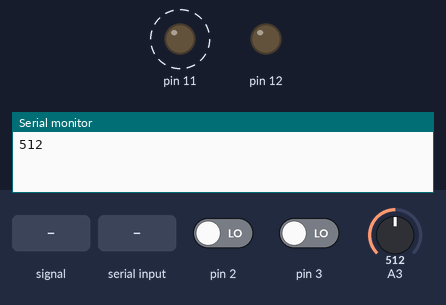
Simulated run of this sketch. Board: Arduino Uno, built with avr-gcc and run on an emulated ATmega328P. Shown: output pins drawn as LEDs (lit = HIGH), the last lines printed to the serial monitor. Dashed ring = blinking. The test bench sets the inputs (shaded band); at power-on: pin 3 LOW, pin 2 LOW, A3 = 512.

Above: at 1.2 s.
1.3 s: A3 fed a 200 Hz sine of ±460 counts around its level
At 1.52 s:
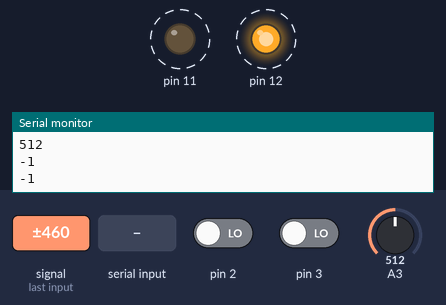
4.3 s: pin 3 driven HIGH
At 4.3 s:
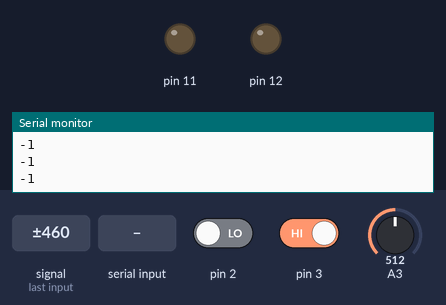
5.8 s: pin 2 driven HIGH
At 6.29 s:
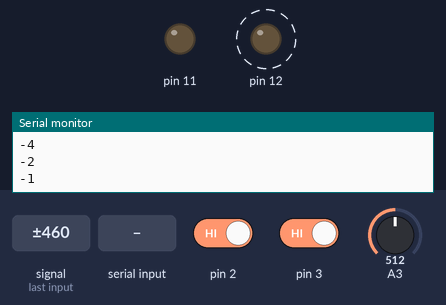
8.8 s: "-3\n" received over Serial
At 8.8 s:
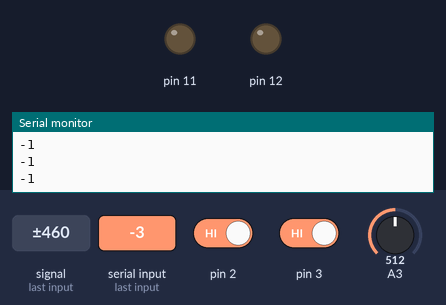
10.3 s: "-2\n" received over Serial
At 10.71 s:
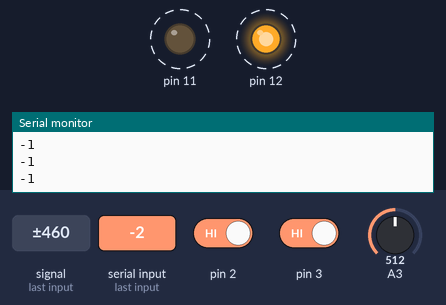
Timing chart, 0 to 14.3 s (numbered marks = the images above; inputs shaded):
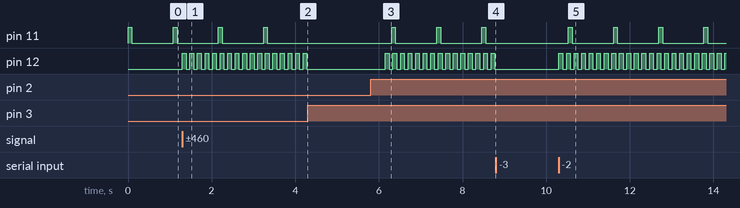

The sketch:

tp2.ino
```cpp
#include <Arduino_FreeRTOS.h>
#include <semphr.h>

SemaphoreHandle_t mutex;
SemaphoreHandle_t activateSemaphore;
SemaphoreHandle_t deactivateSemaphore;

volatile bool readActivated = true;
int a3Value;

void TaskAnalogRead(void *pvParameters);
void TaskAnalogWrite(void *pvParameters);
void TaskControlRead(void *pvParameters);
void BlinkFunction(void *pvParameters);


void setup() {
  Serial.begin(9600);

  mutex = xSemaphoreCreateMutex();
  activateSemaphore   = xSemaphoreCreateBinary();
  deactivateSemaphore = xSemaphoreCreateBinary();

  xTaskCreate(TaskAnalogRead,   "AnalogRead",   128, NULL, 1, NULL);
  xTaskCreate(TaskAnalogWrite,  "AnalogWrite",  128, NULL, 1, NULL);
  xTaskCreate(TaskControlRead,  "ControlRead",  128, NULL, 2, NULL);
  xTaskCreate(BlinkFunction,  "Blink",  128, NULL, 1, NULL);
  attachInterrupt(digitalPinToInterrupt(2), interruptHandlerActivate,   RISING);
  attachInterrupt(digitalPinToInterrupt(3), interruptHandlerDeactivate, RISING);
}

void loop() {}

void interruptHandlerActivate() {
  BaseType_t xHigherPriorityTaskWoken = pdFALSE;
  xSemaphoreGiveFromISR(activateSemaphore, &xHigherPriorityTaskWoken);
  if (xHigherPriorityTaskWoken) {
    portYIELD_FROM_ISR();
  }
}

void interruptHandlerDeactivate() {
  BaseType_t xHigherPriorityTaskWoken = pdFALSE;
  xSemaphoreGiveFromISR(deactivateSemaphore, &xHigherPriorityTaskWoken);
  if (xHigherPriorityTaskWoken) {
    portYIELD_FROM_ISR();
  }
}

void TaskControlRead(void *pvParameters) {
  (void) pvParameters;
  for (;;) {
    if (xSemaphoreTake(activateSemaphore, 30) == pdPASS) {
      readActivated = true;
      Serial.println("-2");
    }

    if (xSemaphoreTake(deactivateSemaphore, 30) == pdPASS) {
      readActivated = false;
      Serial.println("-3");
    }
    vTaskDelay(pdMS_TO_TICKS(20));
  }
}

void TaskAnalogRead(void *pvParameters) {
  (void) pvParameters;
  bool alarmActivated = false;
  pinMode(A3, INPUT);
  pinMode(12, OUTPUT);
  for (;;) {
    if (Serial.available()) {

      String line = Serial.readStringUntil('\n');
      line.trim();

      if (line.startsWith("-2")) {
        readActivated = true;
      }
      else if (line.startsWith("-3")) {
        readActivated = false;
      }
    }

    if (readActivated) {
      if (xSemaphoreTake(mutex, portMAX_DELAY) == pdPASS) {
        a3Value = analogRead(A3);
        if (a3Value > 800) {
          alarmActivated = true;
          Serial.println("-1");
        }

        xSemaphoreGive(mutex);
      }
    }
    else {
      if (alarmActivated == true) {
        alarmActivated = false;
        Serial.println("-4");
      }


    }
    if(alarmActivated) {
      digitalWrite(12, HIGH);
      vTaskDelay(pdMS_TO_TICKS(100));
      digitalWrite(12, LOW);
      vTaskDelay(pdMS_TO_TICKS(100));
    }
  vTaskDelay(pdMS_TO_TICKS(10));
  }
}

void TaskAnalogWrite(void *pvParameters) {
  (void) pvParameters;
  for (;;) {
    if (readActivated) {
      if (xSemaphoreTake(mutex, portMAX_DELAY) == pdPASS) {
        Serial.println(a3Value);
        xSemaphoreGive(mutex);
      }
    }
    vTaskDelay(pdMS_TO_TICKS(3000));
  }
}


void BlinkFunction(void *pvParameters) {
  (void) pvParameters;
  pinMode(11, OUTPUT);
  for (;;) {
    if (readActivated) {
      digitalWrite(11, HIGH);
      vTaskDelay(pdMS_TO_TICKS(100));
      digitalWrite(11, LOW);
    }
    vTaskDelay(pdMS_TO_TICKS(1000));
  }
}
```

Measured:
- after the input at 1.3 s, pin 12: alternates HIGH for 0.09 s and LOW for 0.09 s, starting at once
- after the input at 4.3 s, pin 11, pin 12: stops changing and stays LOW
- after the input at 5.8 s, pin 11: alternates HIGH for 0.09 s and LOW for 0.99 s, starting after 0.50 s; pin 12: alternates HIGH for 0.09 s and LOW for 0.09 s, starting after 0.36 s
- after the input at 8.8 s, pin 11: stays LOW (without the input it goes to HIGH after 0.74 s); pin 12: stops changing and stays LOW
- after the input at 10.3 s, pin 11: alternates HIGH for 0.09 s and LOW for 0.99 s, starting after 0.23 s; pin 12: alternates HIGH for 0.09 s and LOW for 0.09 s, starting at once
- by itself, pin 11: alternates HIGH for 0.09 s and LOW for 0.99 s
